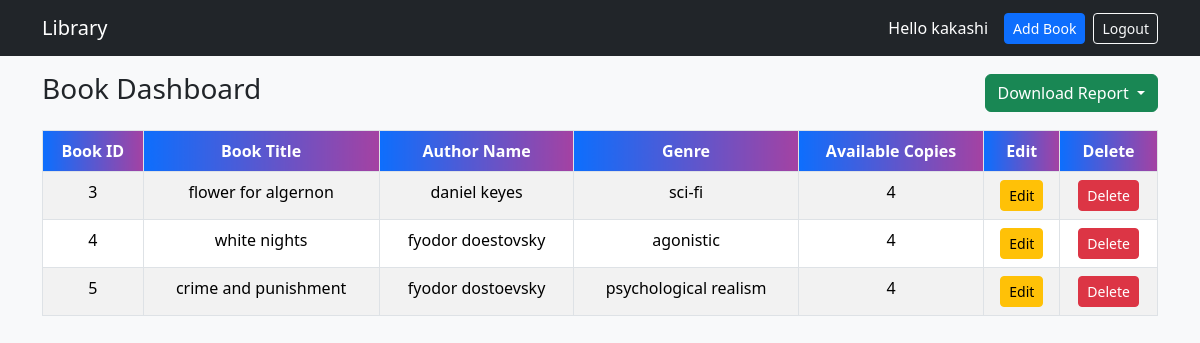
/homes.php (signed in), run on the app's committed database.
### tables this page shows
CREATE TABLE `books` (
  `id` int(11) NOT NULL,
  `title` varchar(150) NOT NULL,
  `author` varchar(100) NOT NULL,
  `genre` varchar(50) NOT NULL,
  `total_copies` int(11) NOT NULL,
  `available_copies` int(11) NOT NULL
);

### homes.php (the view, shortened to what this page needs)
<?php
include 'db.php';
$username = $_SESSION['username'];
$result = $conn->query('select * from books');
?>
<!DOCTYPE html>
<html lang="en">
<head>
    <link href="https://cdn.jsdelivr.net/npm/bootstrap@5.3.3/dist/css/bootstrap.min.css" rel="stylesheet">
</head>
<body class="bg-light pt-5">
    <nav class="navbar navbar-expand-lg navbar-dark bg-dark fixed-top">
        <div class="container">
            <a class="navbar-brand" href="homes.php">Library</a>
            <div class="ms-auto d-flex align-items-center">
                <span class="navbar-text text-white me-3">Hello <?php echo $username; ?></span>
                <a href="add.php" class="btn btn-primary btn-sm me-2">Add Book</a>
                <a href="logout.php" class="btn btn-outline-light btn-sm">Logout</a>
            </div>
        </div>
    </nav>
    <div class="container mt-4">
        <div class="d-flex justify-content-between align-items-center mb-3">
            <h3>Book Dashboard</h3>
            <div class="dropdown">
                <button class="btn btn-success dropdown-toggle" type="button" data-bs-toggle="dropdown">
                    Download Report
                </button>
            </div>
        </div>
        <div class="table-responsive">
            <table class="table table-bordered table-striped table-hover bg-white text-center">
                <thead class="table-gradient-header">
                    <tr>
                        <th>Book ID</th>
                        <th>Book Title</th>
                        <th>Author Name</th>
                        <th>Genre</th>
                        <th>Available Copies</th>
                        <th>Edit</th>
                        <th>Delete</th>
                    </tr>
                </thead>
                <tbody>
                    <?php if ($result && $result->num_rows > 0): ?>
                        <?php while ($row = $result->fetch_assoc()): ?>
                            <tr>
                                <td><?php echo $row['id']; ?></td>
                                <td><?php echo $row['title']; ?></td>
                                <td><?php echo $row['author']; ?></td>
                                <td><?php echo $row['genre']; ?></td>
                                <td><?php echo $row['available_copies']; ?></td>
                                <td>
                                    <button class="btn btn-warning btn-sm" data-bs-toggle="modal" data-bs-target="#editModal<?php echo $row['id']; ?>">Edit</button>
                                </td>
                                <td>
                                    <a href="homes.php?delete=<?php echo $row['id']; ?>" class="btn btn-danger btn-sm" onclick="return confirm('are you sure u want to delete?')">Delete</a>
                                </td>
                            </tr>
                        <?php endwhile; ?>
                    <?php else: ?>
                        <tr>
                            <td colspan="7" class="text-center">No books found</td>
                        </tr>
                    <?php endif; ?>
                </tbody>
            </table>
        </div>
    </div>
</body>
</html>

### homes.php (style rules this page uses)
.table-gradient-header th { background: linear-gradient(270deg, #0d6efd, #6610f2, #d63384, #0d6efd) ; background-size: 400% 400% ; animation: shiftGradient 6s ease infinite ; color: white; }

### data on the page
books: id "3", title "flower for algernon", author "daniel keyes", genre "sci-fi", available_copies "4"
books: id "4", title "white nights", author "fyodor doestovsky", genre "agonistic", available_copies "4"
books: id "5", title "crime and punishment", author "fyodor dostoevsky", genre "psychological realism", available_copies "4"

### other printed values
$username "kakashi"
